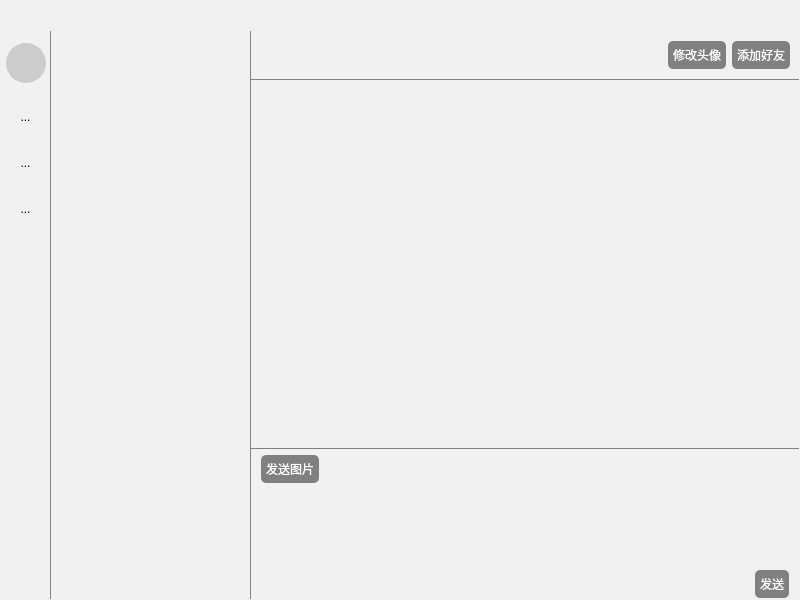
<?xml version="1.0" encoding="UTF-8"?>
<ui version="4.0">
 <class>MainWindow</class>
 <widget class="QMainWindow" name="MainWindow">
  <property name="geometry">
   <rect>
    <x>0</x>
    <y>0</y>
    <width>800</width>
    <height>600</height>
   </rect>
  </property>
  <property name="minimumSize">
   <size>
    <width>400</width>
    <height>300</height>
   </size>
  </property>
  <property name="windowTitle">
   <string>MainWindow</string>
  </property>
  <property name="styleSheet">
   <string notr="true">background-color: rgb(241, 241, 241)</string>
  </property>
  <widget class="QWidget" name="centralwidget">
   <property name="styleSheet">
    <string notr="true"/>
   </property>
   <layout class="QVBoxLayout" name="verticalLayout_2">
    <property name="spacing">
     <number>0</number>
    </property>
    <property name="leftMargin">
     <number>1</number>
    </property>
    <property name="topMargin">
     <number>1</number>
    </property>
    <property name="rightMargin">
     <number>1</number>
    </property>
    <property name="bottomMargin">
     <number>1</number>
    </property>
    <item>
     <widget class="CustomTitleBar" name="titleBar" native="true">
      <property name="minimumSize">
       <size>
        <width>0</width>
        <height>30</height>
       </size>
      </property>
      <property name="maximumSize">
       <size>
        <width>16777215</width>
        <height>30</height>
       </size>
      </property>
     </widget>
    </item>
    <item>
     <layout class="QHBoxLayout" name="horizontalLayout_4" stretch="0,0,4">
      <property name="spacing">
       <number>0</number>
      </property>
      <item>
       <widget class="QWidget" name="sideBar" native="true">
        <property name="minimumSize">
         <size>
          <width>50</width>
          <height>0</height>
         </size>
        </property>
        <property name="maximumSize">
         <size>
          <width>50</width>
          <height>16777215</height>
         </size>
        </property>
        <property name="styleSheet">
         <string notr="true">/* 默认 */
QWidget#sideBar{
	border-right: 1px solid gray;
}
QToolButton{   
	border-top: 3px outset transparent;           /* 上边框宽度3像素、突出显示、颜色为透明 */
	border-bottom: 7px outset transparent;
	border-right: 3px outset transparent;
	border-left: 3px outset transparent;
}

/* 鼠标悬停 */
QToolButton:hover{
	background-color: rgb(205, 205, 205);
}

/* 点击和按下 */
QToolButton:pressed,QToolButton:checked{
	border-left: 3px outset rgb(93, 95, 97);  /* 左边框宽度3像素、突出显示、颜色为深深灰 */
	background-color: rgb(228, 228, 228);	
}

QPushButton:default {
    border-color: navy; /* make the default button prominent */
}
</string>
        </property>
        <layout class="QVBoxLayout" name="verticalLayout_6">
         <property name="leftMargin">
          <number>2</number>
         </property>
         <property name="topMargin">
          <number>2</number>
         </property>
         <property name="rightMargin">
          <number>2</number>
         </property>
         <property name="bottomMargin">
          <number>2</number>
         </property>
         <item>
          <spacer name="verticalSpacer_3">
           <property name="orientation">
            <enum>Qt::Vertical</enum>
           </property>
           <property name="sizeType">
            <enum>QSizePolicy::Fixed</enum>
           </property>
           <property name="sizeHint" stdset="0">
            <size>
             <width>20</width>
             <height>10</height>
            </size>
           </property>
          </spacer>
         </item>
         <item>
          <widget class="QWidget" name="widget_5" native="true">
           <property name="styleSheet">
            <string notr="true"/>
           </property>
           <layout class="QHBoxLayout" name="horizontalLayout_5">
            <property name="leftMargin">
             <number>0</number>
            </property>
            <property name="topMargin">
             <number>0</number>
            </property>
            <property name="rightMargin">
             <number>0</number>
            </property>
            <property name="bottomMargin">
             <number>0</number>
            </property>
            <item>
             <widget class="QLabel" name="avatar">
              <property name="minimumSize">
               <size>
                <width>40</width>
                <height>40</height>
               </size>
              </property>
              <property name="maximumSize">
               <size>
                <width>40</width>
                <height>40</height>
               </size>
              </property>
              <property name="styleSheet">
               <string notr="true">border-radius: 20px; /* 圆形效果，需与 QLabel 的宽度一致 */
border: 2px solid #cccccc; /* 可选，添加边框 */
background-color: #cccccc;</string>
              </property>
              <property name="text">
               <string/>
              </property>
              <property name="scaledContents">
               <bool>true</bool>
              </property>
              <property name="alignment">
               <set>Qt::AlignCenter</set>
              </property>
             </widget>
            </item>
           </layout>
          </widget>
         </item>
         <item>
          <spacer name="verticalSpacer_2">
           <property name="orientation">
            <enum>Qt::Vertical</enum>
           </property>
           <property name="sizeType">
            <enum>QSizePolicy::Fixed</enum>
           </property>
           <property name="sizeHint" stdset="0">
            <size>
             <width>20</width>
             <height>10</height>
            </size>
           </property>
          </spacer>
         </item>
         <item>
          <widget class="QWidget" name="widget_6" native="true">
           <layout class="QHBoxLayout" name="horizontalLayout_6">
            <property name="leftMargin">
             <number>0</number>
            </property>
            <property name="topMargin">
             <number>0</number>
            </property>
            <property name="rightMargin">
             <number>0</number>
            </property>
            <property name="bottomMargin">
             <number>0</number>
            </property>
            <item>
             <widget class="QToolButton" name="switchMessageList">
              <property name="minimumSize">
               <size>
                <width>45</width>
                <height>40</height>
               </size>
              </property>
              <property name="maximumSize">
               <size>
                <width>45</width>
                <height>40</height>
               </size>
              </property>
              <property name="toolTip">
               <string>消息</string>
              </property>
              <property name="text">
               <string>...</string>
              </property>
              <property name="icon">
               <iconset>
                <normalon>:/Icon/comment.png</normalon>
               </iconset>
              </property>
              <property name="iconSize">
               <size>
                <width>30</width>
                <height>30</height>
               </size>
              </property>
              <property name="checkable">
               <bool>true</bool>
              </property>
              <property name="autoExclusive">
               <bool>true</bool>
              </property>
             </widget>
            </item>
           </layout>
          </widget>
         </item>
         <item>
          <widget class="QWidget" name="widget_7" native="true">
           <layout class="QHBoxLayout" name="horizontalLayout_7">
            <property name="leftMargin">
             <number>0</number>
            </property>
            <property name="topMargin">
             <number>0</number>
            </property>
            <property name="rightMargin">
             <number>0</number>
            </property>
            <property name="bottomMargin">
             <number>0</number>
            </property>
            <item>
             <widget class="QToolButton" name="switchFriendsList">
              <property name="minimumSize">
               <size>
                <width>45</width>
                <height>40</height>
               </size>
              </property>
              <property name="maximumSize">
               <size>
                <width>45</width>
                <height>40</height>
               </size>
              </property>
              <property name="toolTip">
               <string>好友</string>
              </property>
              <property name="text">
               <string>...</string>
              </property>
              <property name="icon">
               <iconset>
                <normalon>:/Icon/users.png</normalon>
               </iconset>
              </property>
              <property name="iconSize">
               <size>
                <width>30</width>
                <height>30</height>
               </size>
              </property>
              <property name="checkable">
               <bool>true</bool>
              </property>
              <property name="autoExclusive">
               <bool>true</bool>
              </property>
             </widget>
            </item>
           </layout>
          </widget>
         </item>
         <item>
          <widget class="QWidget" name="widget_8" native="true">
           <layout class="QHBoxLayout" name="horizontalLayout_8">
            <property name="leftMargin">
             <number>0</number>
            </property>
            <property name="topMargin">
             <number>0</number>
            </property>
            <property name="rightMargin">
             <number>0</number>
            </property>
            <property name="bottomMargin">
             <number>0</number>
            </property>
            <item>
             <widget class="QToolButton" name="switchaddList">
              <property name="minimumSize">
               <size>
                <width>45</width>
                <height>40</height>
               </size>
              </property>
              <property name="maximumSize">
               <size>
                <width>45</width>
                <height>40</height>
               </size>
              </property>
              <property name="toolTip">
               <string>申请</string>
              </property>
              <property name="text">
               <string>...</string>
              </property>
              <property name="icon">
               <iconset>
                <normalon>:/Icon/user-add.png</normalon>
               </iconset>
              </property>
              <property name="iconSize">
               <size>
                <width>30</width>
                <height>30</height>
               </size>
              </property>
              <property name="checkable">
               <bool>true</bool>
              </property>
              <property name="autoExclusive">
               <bool>true</bool>
              </property>
             </widget>
            </item>
           </layout>
          </widget>
         </item>
         <item>
          <spacer name="verticalSpacer">
           <property name="orientation">
            <enum>Qt::Vertical</enum>
           </property>
           <property name="sizeHint" stdset="0">
            <size>
             <width>20</width>
             <height>40</height>
            </size>
           </property>
          </spacer>
         </item>
        </layout>
       </widget>
      </item>
      <item>
       <widget class="QStackedWidget" name="stackedList">
        <property name="minimumSize">
         <size>
          <width>200</width>
          <height>0</height>
         </size>
        </property>
        <property name="maximumSize">
         <size>
          <width>200</width>
          <height>16777215</height>
         </size>
        </property>
        <property name="styleSheet">
         <string notr="true">QScrollBar:vertical {
    border: none;
    background: #f0f0f0;
    width: 10px;
    margin: 0px 0px 0px 0px;
}
QScrollBar::handle:vertical {
    background: #888;
    min-height: 20px;
    border-radius: 5px;
}

QScrollBar::handle:vertical:hover {
    background: #666;
}

QScrollBar::handle:vertical:pressed {
    background: #444;
}

QScrollBar::add-line:vertical, 
QScrollBar::sub-line:vertical {
    background: none;
    border: none;
}

QScrollBar::add-page:vertical, 
QScrollBar::sub-page:vertical {
    background: none;
}
</string>
        </property>
        <property name="currentIndex">
         <number>0</number>
        </property>
        <widget class="QWidget" name="page">
         <layout class="QVBoxLayout" name="verticalLayout_7">
          <property name="leftMargin">
           <number>0</number>
          </property>
          <property name="topMargin">
           <number>0</number>
          </property>
          <property name="rightMargin">
           <number>0</number>
          </property>
          <property name="bottomMargin">
           <number>0</number>
          </property>
          <item>
           <widget class="QListView" name="chatList">
            <property name="styleSheet">
             <string notr="true">QListView { 
border: none;
border-right: 1px solid gray;  /*只保留右边边框 */
}</string>
            </property>
           </widget>
          </item>
         </layout>
        </widget>
        <widget class="QWidget" name="page_3">
         <layout class="QVBoxLayout" name="verticalLayout_3">
          <property name="leftMargin">
           <number>0</number>
          </property>
          <property name="topMargin">
           <number>0</number>
          </property>
          <property name="rightMargin">
           <number>0</number>
          </property>
          <property name="bottomMargin">
           <number>0</number>
          </property>
          <item>
           <widget class="QListView" name="friendList">
            <property name="styleSheet">
             <string notr="true">QListView { 
border: none;
border-right: 1px solid gray;  /*只保留右边边框 */
}</string>
            </property>
           </widget>
          </item>
         </layout>
        </widget>
        <widget class="QWidget" name="page_4">
         <layout class="QVBoxLayout" name="verticalLayout_5">
          <property name="leftMargin">
           <number>0</number>
          </property>
          <property name="topMargin">
           <number>0</number>
          </property>
          <property name="rightMargin">
           <number>0</number>
          </property>
          <property name="bottomMargin">
           <number>0</number>
          </property>
          <item>
           <widget class="QListView" name="friendApplyList">
            <property name="maximumSize">
             <size>
              <width>200</width>
              <height>16777215</height>
             </size>
            </property>
            <property name="styleSheet">
             <string notr="true">QListView { 
border: none;
border-right: 1px solid gray;  /*只保留右边边框 */
}</string>
            </property>
           </widget>
          </item>
         </layout>
        </widget>
       </widget>
      </item>
      <item>
       <layout class="QVBoxLayout" name="verticalLayout" stretch="0,0,0">
        <item>
         <widget class="QWidget" name="widget_4" native="true">
          <property name="minimumSize">
           <size>
            <width>0</width>
            <height>20</height>
           </size>
          </property>
          <layout class="QHBoxLayout" name="horizontalLayout">
           <item>
            <widget class="QLabel" name="chatPartner">
             <property name="text">
              <string/>
             </property>
            </widget>
           </item>
           <item>
            <widget class="OnlineStateLabel" name="friendState">
             <property name="minimumSize">
              <size>
               <width>30</width>
               <height>30</height>
              </size>
             </property>
             <property name="maximumSize">
              <size>
               <width>30</width>
               <height>30</height>
              </size>
             </property>
             <property name="text">
              <string/>
             </property>
            </widget>
           </item>
           <item>
            <spacer name="horizontalSpacer_3">
             <property name="orientation">
              <enum>Qt::Horizontal</enum>
             </property>
             <property name="sizeHint" stdset="0">
              <size>
               <width>40</width>
               <height>20</height>
              </size>
             </property>
            </spacer>
           </item>
           <item>
            <widget class="QPushButton" name="btnUpdateAvatar">
             <property name="styleSheet">
              <string notr="true">/**正常情况下样式**/
QPushButton{
	font: 10pt &quot;微软雅黑&quot;;
    color: white;
    background-color: gray;
    border-color: #2f3640;
    border-radius: 5px;
    border-style: none;
    border-width: 1px;
    padding: 5px;
}

/**鼠标停留在按钮上的样式**/
QPushButton::hover{	
    color: #FFFFFF;
    background-color: #718093;
    border-color: #2f3640;
}

/**鼠标按压下去的样式**/
QPushButton::pressed,QPushButton::checked{
    color: #FFFFFF;
    background-color: qlineargradient(spread:pad, x1:0, y1:0, x2:0, y2:1, stop:0 #273c75, stop:1 #487eb0);
}

/**按钮失能情况下样式**/
QPushButton::disabled{
    color: #FFFFFF;
    background-color: #dcdde1;
    border-color: #dcdde1;
}
</string>
             </property>
             <property name="text">
              <string>修改头像</string>
             </property>
            </widget>
           </item>
           <item>
            <widget class="QPushButton" name="addFriends">
             <property name="styleSheet">
              <string notr="true">/**正常情况下样式**/
QPushButton{
	font: 10pt &quot;微软雅黑&quot;;
    color: white;
    background-color: gray;
    border-color: #2f3640;
    border-radius: 5px;
    border-style: none;
    border-width: 1px;
    padding: 5px;
}

/**鼠标停留在按钮上的样式**/
QPushButton::hover{	
    color: #FFFFFF;
    background-color: #718093;
    border-color: #2f3640;
}

/**鼠标按压下去的样式**/
QPushButton::pressed,QPushButton::checked{
    color: #FFFFFF;
    background-color: qlineargradient(spread:pad, x1:0, y1:0, x2:0, y2:1, stop:0 #273c75, stop:1 #487eb0);
}

/**按钮失能情况下样式**/
QPushButton::disabled{
    color: #FFFFFF;
    background-color: #dcdde1;
    border-color: #dcdde1;
}
</string>
             </property>
             <property name="text">
              <string>添加好友</string>
             </property>
             <property name="icon">
              <iconset>
               <normalon>:/Icon/user-add.png</normalon>
              </iconset>
             </property>
            </widget>
           </item>
          </layout>
         </widget>
        </item>
        <item>
         <widget class="MessageListView" name="messageList">
          <property name="minimumSize">
           <size>
            <width>0</width>
            <height>250</height>
           </size>
          </property>
          <property name="styleSheet">
           <string notr="true">

QListView {
    border: none;
	background-color: rgb(241, 241, 241);
	border-bottom : 1px solid gray; /* 只保留上下边框 */
	border-top: 1px solid gray;
}
QScrollBar:vertical {
    border: none;
    background: #f0f0f0;
    width: 10px;
    margin: 0px 0px 0px 0px;
}
QScrollBar::handle:vertical {
    background: #888;
    min-height: 20px;
    border-radius: 5px;
}

QScrollBar::handle:vertical:hover {
    background: #666;
}

QScrollBar::handle:vertical:pressed {
    background: #444;
}

QScrollBar::add-line:vertical, 
QScrollBar::sub-line:vertical {
    background: none;
    border: none;
}

QScrollBar::add-page:vertical, 
QScrollBar::sub-page:vertical {
    background: none;
}
</string>
          </property>
         </widget>
        </item>
        <item>
         <widget class="QWidget" name="widget_3" native="true">
          <property name="minimumSize">
           <size>
            <width>0</width>
            <height>50</height>
           </size>
          </property>
          <property name="maximumSize">
           <size>
            <width>16777215</width>
            <height>150</height>
           </size>
          </property>
          <layout class="QVBoxLayout" name="verticalLayout_4">
           <property name="leftMargin">
            <number>0</number>
           </property>
           <property name="topMargin">
            <number>0</number>
           </property>
           <property name="rightMargin">
            <number>0</number>
           </property>
           <property name="bottomMargin">
            <number>0</number>
           </property>
           <item>
            <widget class="QWidget" name="widget_2" native="true">
             <property name="minimumSize">
              <size>
               <width>0</width>
               <height>30</height>
              </size>
             </property>
             <property name="maximumSize">
              <size>
               <width>16777215</width>
               <height>20</height>
              </size>
             </property>
             <layout class="QHBoxLayout" name="horizontalLayout_2">
              <property name="leftMargin">
               <number>10</number>
              </property>
              <property name="topMargin">
               <number>0</number>
              </property>
              <property name="rightMargin">
               <number>0</number>
              </property>
              <property name="bottomMargin">
               <number>0</number>
              </property>
              <item>
               <widget class="QPushButton" name="btnImage">
                <property name="maximumSize">
                 <size>
                  <width>60</width>
                  <height>16777215</height>
                 </size>
                </property>
                <property name="styleSheet">
                 <string notr="true">/**正常情况下样式**/
QPushButton{
	font: 10pt &quot;微软雅黑&quot;;
    color: white;
    background-color: gray;
    border-color: #2f3640;
    border-radius: 5px;
    border-style: none;
    border-width: 1px;
    padding: 5px;
}

/**鼠标停留在按钮上的样式**/
QPushButton::hover{	
    color: #FFFFFF;
    background-color: #718093;
    border-color: #2f3640;
}

/**鼠标按压下去的样式**/
QPushButton::pressed,QPushButton::checked{
    color: #FFFFFF;
    background-color: qlineargradient(spread:pad, x1:0, y1:0, x2:0, y2:1, stop:0 #273c75, stop:1 #487eb0);
}

/**按钮失能情况下样式**/
QPushButton::disabled{
    color: #FFFFFF;
    background-color: #dcdde1;
    border-color: #dcdde1;
}
</string>
                </property>
                <property name="text">
                 <string>发送图片</string>
                </property>
               </widget>
              </item>
              <item>
               <spacer name="horizontalSpacer">
                <property name="orientation">
                 <enum>Qt::Horizontal</enum>
                </property>
                <property name="sizeHint" stdset="0">
                 <size>
                  <width>40</width>
                  <height>20</height>
                 </size>
                </property>
               </spacer>
              </item>
             </layout>
            </widget>
           </item>
           <item>
            <widget class="QPlainTextEdit" name="lineEditMessage">
             <property name="maximumSize">
              <size>
               <width>16777215</width>
               <height>16777215</height>
              </size>
             </property>
             <property name="styleSheet">
              <string notr="true">QPlainTextEdit{
background-color: rgb(241, 241, 241);
border:none;
}
QScrollBar:vertical {
    border: none;
    background: #f0f0f0;
    width: 10px;
    margin: 0px 0px 0px 0px;
}
QScrollBar::handle:vertical {
    background: #888;
    min-height: 20px;
    border-radius: 5px;
}

QScrollBar::handle:vertical:hover {
    background: #666;
}

QScrollBar::handle:vertical:pressed {
    background: #444;
}

QScrollBar::add-line:vertical, 
QScrollBar::sub-line:vertical {
    background: none;
    border: none;
}

QScrollBar::add-page:vertical, 
QScrollBar::sub-page:vertical {
    background: none;
}
</string>
             </property>
            </widget>
           </item>
           <item>
            <widget class="QWidget" name="widget_9" native="true">
             <property name="minimumSize">
              <size>
               <width>0</width>
               <height>30</height>
              </size>
             </property>
             <layout class="QHBoxLayout" name="horizontalLayout_3">
              <property name="leftMargin">
               <number>0</number>
              </property>
              <property name="topMargin">
               <number>0</number>
              </property>
              <property name="rightMargin">
               <number>10</number>
              </property>
              <property name="bottomMargin">
               <number>0</number>
              </property>
              <item>
               <spacer name="horizontalSpacer_2">
                <property name="orientation">
                 <enum>Qt::Horizontal</enum>
                </property>
                <property name="sizeHint" stdset="0">
                 <size>
                  <width>40</width>
                  <height>20</height>
                 </size>
                </property>
               </spacer>
              </item>
              <item>
               <widget class="QPushButton" name="btnSend">
                <property name="minimumSize">
                 <size>
                  <width>0</width>
                  <height>0</height>
                 </size>
                </property>
                <property name="maximumSize">
                 <size>
                  <width>40</width>
                  <height>16777215</height>
                 </size>
                </property>
                <property name="sizeIncrement">
                 <size>
                  <width>0</width>
                  <height>0</height>
                 </size>
                </property>
                <property name="styleSheet">
                 <string notr="true">/**正常情况下样式**/
QPushButton{
	font: 10pt &quot;微软雅黑&quot;;
    color: white;
    background-color: gray;
    border-color: #2f3640;
    border-radius: 5px;
    border-style: none;
    border-width: 1px;
    padding: 5px;
}

/**鼠标停留在按钮上的样式**/
QPushButton::hover{	
    color: #FFFFFF;
    background-color: #718093;
    border-color: #2f3640;
}

/**鼠标按压下去的样式**/
QPushButton::pressed,QPushButton::checked{
    color: #FFFFFF;
    background-color: qlineargradient(spread:pad, x1:0, y1:0, x2:0, y2:1, stop:0 #273c75, stop:1 #487eb0);
}

/**按钮失能情况下样式**/
QPushButton::disabled{
    color: #FFFFFF;
    background-color: #dcdde1;
    border-color: #dcdde1;
}
</string>
                </property>
                <property name="text">
                 <string>发送</string>
                </property>
               </widget>
              </item>
             </layout>
            </widget>
           </item>
          </layout>
         </widget>
        </item>
       </layout>
      </item>
     </layout>
    </item>
   </layout>
  </widget>
  <widget class="QMenuBar" name="menuBar">
   <property name="geometry">
    <rect>
     <x>0</x>
     <y>0</y>
     <width>800</width>
     <height>17</height>
    </rect>
   </property>
  </widget>
 </widget>
 <customwidgets>
  <customwidget>
   <class>MessageListView</class>
   <extends>QListView</extends>
   <header>View\messagelistview.h</header>
  </customwidget>
  <customwidget>
   <class>OnlineStateLabel</class>
   <extends>QLabel</extends>
   <header>View/onlinestatelabel.h</header>
  </customwidget>
  <customwidget>
   <class>CustomTitleBar</class>
   <extends>QWidget</extends>
   <header>View/customtitlebar.h</header>
   <container>1</container>
  </customwidget>
 </customwidgets>
 <resources/>
 <connections/>
</ui>
